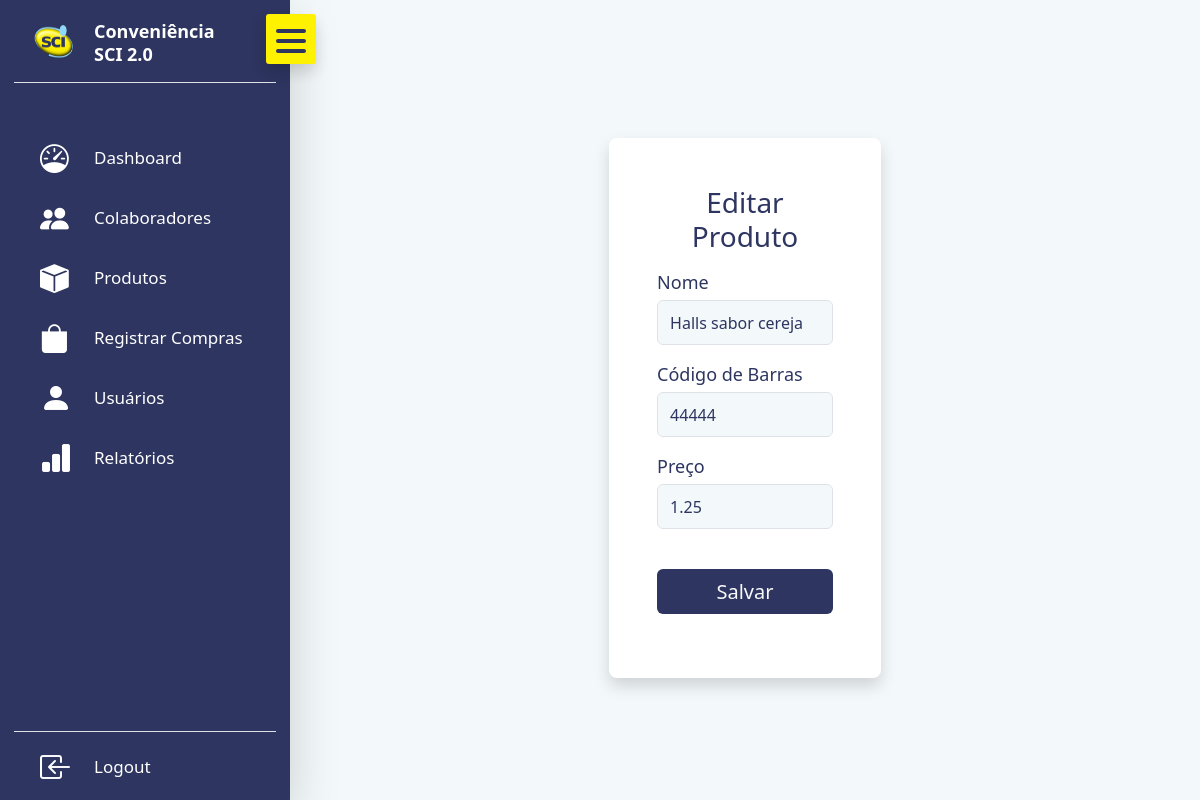
The app's page /produtos/4/editar/ (signed in) with its own data.
### produtos/models.py (models this page shows, shortened)
class Produto(models.Model):
    nome = models.CharField(max_length=100)
    codigo_barras = models.CharField(max_length=5, unique=True)
    preco = models.DecimalField(max_digits=5, decimal_places=2)

### produtos/views.py (the view, shortened to what this page needs)
# urls.py: path('produtos/<int:produto_id>/editar/', views.EditarProduto, name='EditarProduto'),
@csrf_protect
@login_required(login_url='Login')
def EditarProduto(request, produto_id):
    try:
        produto = Produto.objects.get(pk=produto_id)
        return render (request, 'produtos/editar_produto.html', {'produto': produto})
    except Exception as e:
        print(str(e))
        error_message = ('Ocorreu um erro ao tentar editar os dados do produto.')
        return render (request, 'produtos/editar_produto.html', {'error_mssage': error_message})

### templates/produtos/editar_produto.html (shortened to what this page needs)
{% extends 'base.html' %}
{% block 'content' %}
    <div class="row justify-content-center" style="background-color: transparent; height: 50px; margin-bottom: 40px;">
    </div>
    <div class="row justify-content-center">
        <div class="col-5">
            <div class="p-4 p-md-5 shadow rounded-3" style="background-color: #FFFFFF;">
                <div class="text-center mb-3" style="color: #2D3560;">
                    <h3>
                        Editar Produto
                    </h3>
                </div>
                <div>
                    <form action="{% url 'EditarProduto' produto.id %}" method="POST">
                        <div class="mb-3">
                            <label for="nome" class="form-label" style="font-size: large; margin-bottom: 4px; color: #2D3560;">Nome</label>
                            <input type="text" class="form-control" id="nome"  name="nome" value="{{ produto.nome }}" style="height: 45px; background-color: #F3F8FA; color: #2D3560;" required>
                        </div>
                        <div class="mb-3">
                            <label for="codigo_barras" class="form-label" style="font-size: large; margin-bottom: 4px; color: #2D3560;">Código de Barras</label>
                            <input type="text" class="form-control" id="codigo_barras" name="codigo_barras" maxlength="5" value="{{ produto.codigo_barras }}" style="height: 45px; background-color: #F3F8FA; color: #2D3560;" required>
                        </div>
                        <div style="margin-bottom: 40px;">
                            <label for="preco" class="form-label" style="font-size: large; margin-bottom: 4px; color: #2D3560;">Preço</label>
                            <input type="text" class="form-control" id="preco" name="preco" value="{{ produto.preco }}" style="height: 45px; background-color: #F3F8FA; color: #2D3560;" required>
                        </div>
                        <div class="d-flex justify-content-center mb-3">
                            <button type="submit" class="btn text-light fs-5" style="height: 45px; width: 300px; background-color: #2D3560;">Salvar</button>
                        </div>
                    </form>
                </div>
            </div>
        </div>
    </div>
{% endblock %}

### static/base/base.css (style rules this page uses)
* { margin: 0; padding: 0; box-sizing: border-box; }
:root { --tran-03: all 0.2s ease; --tran-03: all 0.3s ease; --tran-04: all 0.4s ease; --tran-05: all 0.5s ease; }
body { min-height: 100vh; transition: var(--tran-05); }

### records on screen
Produto: nome "Halls sabor cereja", codigo_barras "44444", preco "1.25"
